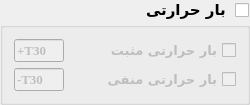
                <widget class="QGroupBox" name="grBox_T1_GB1_8">
                 <property name="minimumSize">
                  <size>
                   <width>250</width>
                   <height>0</height>
                  </size>
                 </property>
                 <property name="font">
                  <font>
                   <family>B Nazanin</family>
                   <pointsize>11</pointsize>
                   <weight>75</weight>
                   <bold>true</bold>
                  </font>
                 </property>
                 <property name="layoutDirection">
                  <enum>Qt::RightToLeft</enum>
                 </property>
                 <property name="title">
                  <string>بار حرارتی</string>
                 </property>
                 <property name="checkable">
                  <bool>true</bool>
                 </property>
                 <property name="checked">
                  <bool>false</bool>
                 </property>
                 <layout class="QGridLayout" name="gridLayout_9">
                  <item row="1" column="0">
                   <widget class="QCheckBox" name="chBox_T1_GB1_GB8_2">
                    <property name="font">
                     <font>
                      <family>B Nazanin</family>
                      <pointsize>10</pointsize>
                      <weight>75</weight>
                      <bold>true</bold>
                     </font>
                    </property>
                    <property name="text">
                     <string>بار حرارتی منفی</string>
                    </property>
                    <property name="checked">
                     <bool>false</bool>
                    </property>
                   </widget>
                  </item>
                  <item row="0" column="0">
                   <widget class="QCheckBox" name="chBox_T1_GB1_GB8_1">
                    <property name="font">
                     <font>
                      <family>B Nazanin</family>
                      <pointsize>10</pointsize>
                      <weight>75</weight>
                      <bold>true</bold>
                     </font>
                    </property>
                    <property name="text">
                     <string>بار حرارتی مثبت</string>
                    </property>
                    <property name="checked">
                     <bool>false</bool>
                    </property>
                   </widget>
                  </item>
                  <item row="0" column="1">
                   <widget class="QLineEdit" name="liEdit_T1_GB1_GB8_1">
                    <property name="minimumSize">
                     <size>
                      <width>50</width>
                      <height>0</height>
                     </size>
                    </property>
                    <property name="maximumSize">
                     <size>
                      <width>50</width>
                      <height>16777215</height>
                     </size>
                    </property>
                    <property name="font">
                     <font>
                      <family>Times New Roman</family>
                      <pointsize>10</pointsize>
                      <weight>75</weight>
                      <bold>true</bold>
                     </font>
                    </property>
                    <property name="text">
                     <string>+T30</string>
                    </property>
                   </widget>
                  </item>
                  <item row="1" column="1">
                   <widget class="QLineEdit" name="liEdit_T1_GB1_GB8_2">
                    <property name="minimumSize">
                     <size>
                      <width>50</width>
                      <height>0</height>
                     </size>
                    </property>
                    <property name="maximumSize">
                     <size>
                      <width>50</width>
                      <height>16777215</height>
                     </size>
                    </property>
                    <property name="font">
                     <font>
                      <family>Times New Roman</family>
                      <pointsize>10</pointsize>
                      <weight>75</weight>
                      <bold>true</bold>
                     </font>
                    </property>
                    <property name="text">
                     <string>-T30</string>
                    </property>
                   </widget>
                  </item>
                 </layout>
                </widget>
